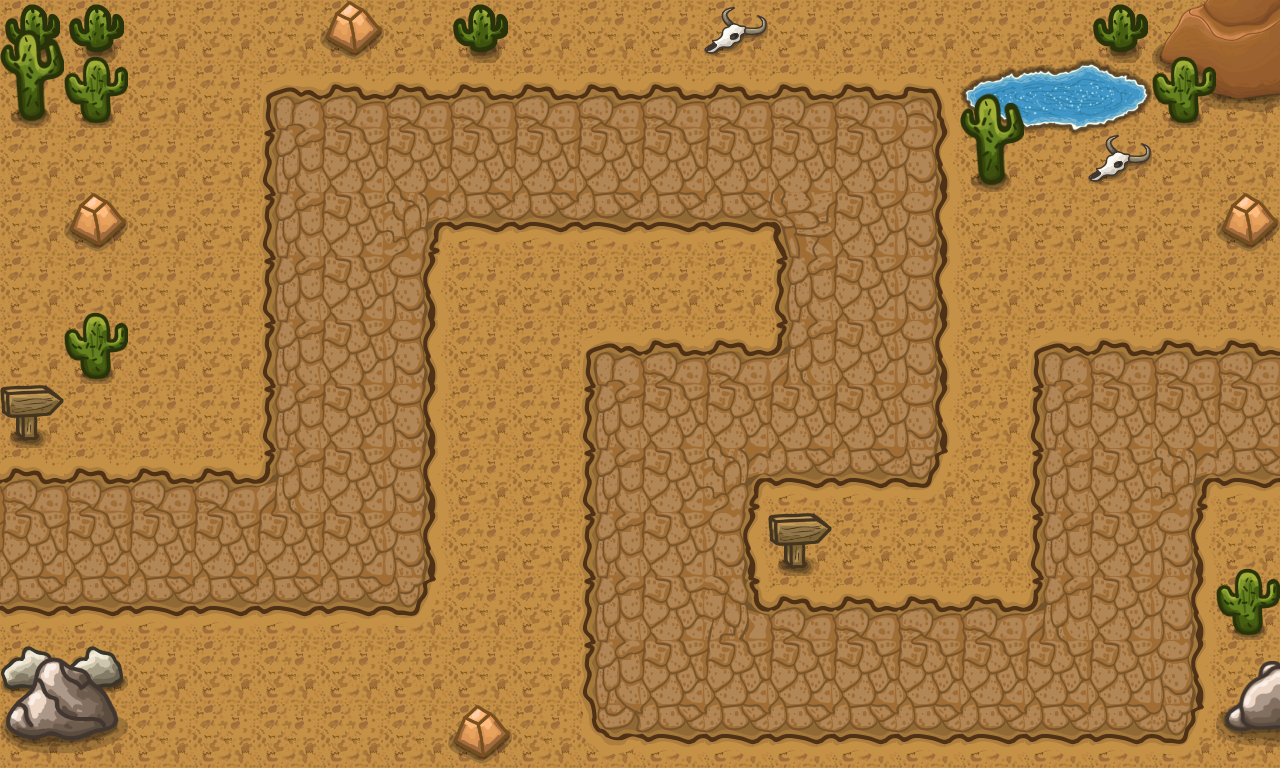

Tiled map render using the project's own tile images. Description and the whole map definition, tile-layer contents included, below:
An orthogonal 20x12 tile map with 64x64 px tiles, 5 tile layers (Dirt, Path, Details 1, Details 2, ...) and 1 object.

<map version="1.9" tiledversion="1.9.0" orientation="orthogonal" renderorder="right-down" width="20" height="12" tilewidth="64" tileheight="64" infinite="0" nextlayerid="7" nextobjectid="3">
 <tileset firstgid="1" source="TowerDefMap.tsx" />
 <layer id="1" name="Dirt" width="20" height="12">
  <data encoding="csv">
16,16,16,16,16,16,16,16,16,16,16,16,16,16,16,16,16,16,16,16,
16,16,16,16,16,16,16,16,16,16,16,16,16,16,16,16,16,16,16,16,
16,16,16,16,16,16,16,16,16,16,16,16,16,16,16,16,16,16,16,16,
16,16,16,16,16,16,16,16,16,16,16,16,16,16,16,16,16,16,16,16,
16,16,16,16,16,16,16,16,16,16,16,16,16,16,16,16,16,16,16,16,
16,16,16,16,16,16,16,16,16,16,16,16,16,16,16,16,16,16,16,16,
16,16,16,16,16,16,16,16,16,16,16,16,16,16,16,16,16,16,16,16,
16,16,16,16,16,16,16,16,16,16,16,16,16,16,16,16,16,16,16,16,
16,16,16,16,16,16,16,16,16,16,16,16,16,16,16,16,16,16,16,16,
16,16,16,16,16,16,16,16,16,16,16,16,16,16,16,16,16,16,16,16,
16,16,16,16,16,16,16,16,16,16,16,16,16,16,16,16,16,16,16,16,
16,16,16,16,16,16,16,16,16,16,16,16,16,16,16,16,16,16,16,16
</data>
 </layer>
 <layer id="2" name="Path" width="20" height="12">
  <data encoding="csv">
0,0,0,0,0,0,0,0,0,0,0,0,0,0,0,0,0,0,0,0,
0,0,0,0,4,5,5,5,5,5,5,5,5,5,6,0,0,0,0,0,
0,0,0,0,18,19,19,19,19,19,19,19,19,19,20,0,0,0,0,0,
0,0,0,0,18,19,22,33,33,33,33,33,21,19,20,0,0,0,0,0,
0,0,0,0,18,19,20,0,0,0,0,0,18,19,20,0,0,0,0,0,
0,0,0,0,18,19,20,0,0,4,5,5,7,19,20,0,4,5,5,5,
0,0,0,0,18,19,20,0,0,18,19,19,19,19,20,0,18,19,19,19,
5,5,5,5,7,19,20,0,0,18,19,22,33,33,34,0,18,19,22,33,
19,19,19,19,19,19,20,0,0,18,19,20,0,0,0,0,18,19,20,0,
33,33,33,33,33,33,34,0,0,18,19,8,5,5,5,5,7,19,20,0,
0,0,0,0,0,0,0,0,0,18,19,19,19,19,19,19,19,19,20,0,
0,0,0,0,0,0,0,0,0,32,33,33,33,33,33,33,33,33,34,0
</data>
 </layer>
 <layer id="3" name="Details 1" width="20" height="12">
  <data encoding="csv">
49,49,0,0,0,0,0,0,0,0,0,0,0,0,0,119,120,121,127,128,
0,0,0,0,0,0,0,0,0,0,0,0,0,0,0,133,134,135,141,142,
0,0,0,0,0,0,0,0,0,0,0,0,0,0,0,147,148,149,0,0,
0,0,0,0,0,0,0,0,0,0,0,0,0,0,0,0,0,0,0,0,
0,0,0,0,0,0,0,0,0,0,0,0,0,0,0,0,0,0,0,0,
0,0,0,0,0,0,0,0,0,0,0,0,0,0,0,0,0,0,0,0,
47,0,0,0,0,0,0,0,0,0,0,0,0,0,0,0,0,0,0,0,
0,0,0,0,0,0,0,0,0,0,0,0,0,0,0,0,0,0,0,0,
0,0,0,0,0,0,0,0,0,0,0,0,47,0,0,0,0,0,0,0,
0,0,0,0,0,0,0,0,0,0,0,0,0,0,0,0,0,0,0,0,
0,0,0,0,0,0,0,0,0,0,0,0,0,0,0,0,0,0,0,0,
0,0,0,0,0,0,0,0,0,0,0,0,0,0,0,0,0,0,0,0
</data>
 </layer>
 <layer id="4" name="Details 2" width="20" height="12">
  <data encoding="csv">
0,58,0,0,0,44,0,49,0,0,0,48,0,0,0,0,0,49,58,0,
0,72,0,0,0,0,0,0,0,0,0,0,0,0,0,57,0,0,72,0,
0,0,0,0,0,0,0,0,0,0,0,0,0,0,0,71,0,48,0,0,
0,44,0,0,0,0,0,0,0,0,0,0,0,0,0,0,0,0,0,44,
0,58,0,0,0,0,0,0,0,0,0,0,0,0,0,0,0,0,0,0,
0,72,0,0,0,0,0,0,0,0,0,0,0,0,0,0,0,0,0,0,
0,0,0,0,0,0,0,0,0,0,0,0,0,0,0,0,0,0,0,0,
0,0,0,0,0,0,0,0,0,0,0,0,0,0,0,0,0,0,0,0,
0,0,0,0,0,0,0,0,0,0,0,0,0,0,0,0,0,0,0,58,
0,0,0,0,0,0,0,0,0,0,0,0,0,0,0,0,0,0,0,72,
43,43,0,0,0,0,0,0,0,0,0,0,0,0,0,0,0,0,0,93,
0,0,0,0,0,0,0,44,0,0,0,0,0,0,0,0,0,0,0,107
</data>
 </layer>
 <layer id="5" name="Details 3" width="20" height="12">
  <data encoding="csv">
57,0,0,0,0,0,0,0,0,0,0,0,0,0,0,0,0,0,0,0,
71,0,0,0,0,0,0,0,0,0,0,0,0,0,0,0,0,0,0,0,
0,0,0,0,0,0,0,0,0,0,0,0,0,0,0,0,0,0,0,0,
0,0,0,0,0,0,0,0,0,0,0,0,0,0,0,0,0,0,0,0,
0,0,0,0,0,0,0,0,0,0,0,0,0,0,0,0,0,0,0,0,
0,0,0,0,0,0,0,0,0,0,0,0,0,0,0,0,0,0,0,0,
0,0,0,0,0,0,0,0,0,0,0,0,0,0,0,0,0,0,0,0,
0,0,0,0,0,0,0,0,0,0,0,0,0,0,0,0,0,0,0,0,
0,0,0,0,0,0,0,0,0,0,0,0,0,0,0,0,0,0,0,0,
0,0,0,0,0,0,0,0,0,0,0,0,0,0,0,0,0,0,0,0,
87,88,0,0,0,0,0,0,0,0,0,0,0,0,0,0,0,0,0,0,
101,102,0,0,0,0,0,0,0,0,0,0,0,0,0,0,0,0,0,0
</data>
 </layer>
 <objectgroup id="6" name="Object Layer 1">
  <object id="1" x="0" y="0">
   <polyline points="0,0 -149.333,537.333 357.333,540 357.333,152 866.667,152 868,425.333 662.667,424 665.333,686.667 1122.67,681.333 1121.33,409.333 1421.33,414.667" />
  </object>
 </objectgroup>
</map>
